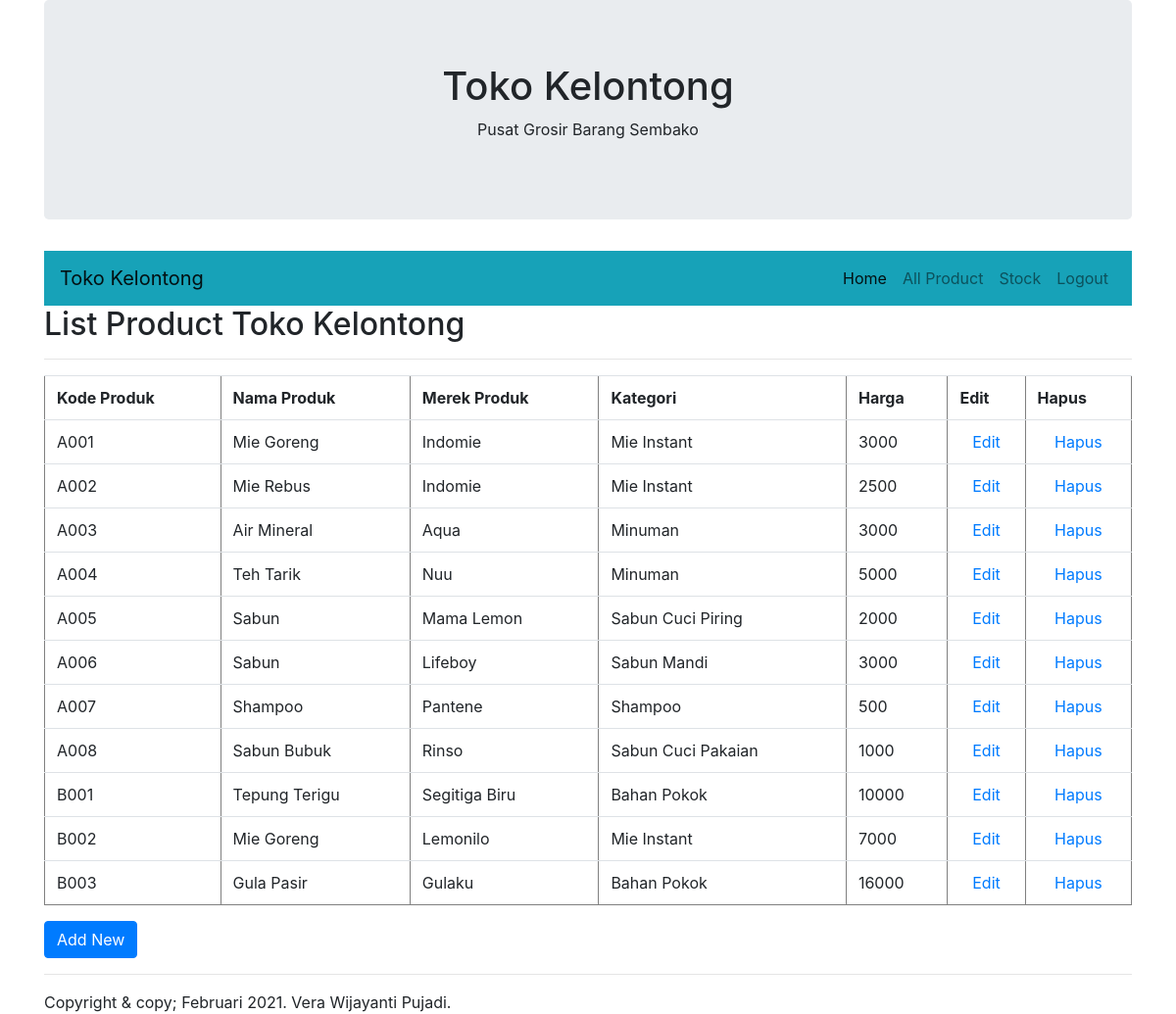
The app's page /index.php/produk with its own data.
### tables this page shows
CREATE TABLE `produk` (
  `kode_produk` varchar(4) NOT NULL,
  `nama_produk` varchar(50) NOT NULL,
  `merek_produk` varchar(30) NOT NULL,
  `kategori` varchar(50) NOT NULL,
  `harga` int(11) NOT NULL
);

### application/controllers/Produk.php (called while the page is built, shortened)
<?php
class Produk extends CI_Controller{
	public function __construct(){
		$this->load->model('Produk_model');
		$this->load->library('form_validation');
		$this->load->helper('form');
		$this->load->helper('url');
		$this->load->database();
	}
	public function index(){
		$this->read();
	}
	public function read(){
		$this->load->model('Produk_model');
		$model = $this->Produk_model;
		$rows = $model->read();
		$this->load->view('headerview');
		$this->load->view('contentview', ['rows'=>$rows]);
		$this->load->view('footerview');
	}
}

### index.php (called while the page is built, shortened)
<?php
require_once BASEPATH.'core/CodeIgniter.php';

### application/models/Produk_model.php (called while the page is built, shortened)
<?php
class Produk_model extends CI_Model{
	public function read(){
		$query = $this->db->query("SELECT * FROM produk Order By kode_produk");
		return $query->result();
	}
}

### application/views/contentview.php (the view)
<div class="table-responsive">
<table border="1" class="table">
	<tr>
		<th>Kode Produk</th>
		<th>Nama Produk</th>
		<th>Merek Produk</th>
		<th>Kategori</th>
		<th>Harga</th>
		<th>Edit</th>
		<th>Hapus</th>
	</tr>
	<?php
	foreach ($rows as $row){ ?>
	<tr>
		<td><?php echo $row->kode_produk; ?></td>
		<td><?php echo $row->nama_produk; ?></td>
		<td><?php echo $row->merek_produk; ?></td>
		<td><?php echo $row->kategori; ?></td>
		<td><?php echo $row->harga; ?></td>
		<td align="center">
			<a href="produk/update/<?php echo $row->kode_produk; ?>">Edit</a>
		</td>
		<td align="center">
			<a href="produk/deletes/<?php echo $row->kode_produk; ?>">Hapus</a>
		</td>
	</tr>
	<?php
	}
	?>
</table>
</div>
<form action="http://localhost/app/index.php/produk/create" method="post">
<input type="submit" name="btnInsert" value="Add New" class="btn btn-primary"/>
</form>

### application/views/headerview.php (shortened to what this page needs)
<html>
<head>
<link rel="stylesheet" type="text/css" href="<?php echo base_url() ?>assets/css/bootstrap.min.css">
</head>
<body>
<div class="container">
	<div class="jumbotron">
		<h1 align="center">Toko Kelontong</h1>
		<p align="center">Pusat Grosir Barang Sembako</p>
	</div>
	<nav class="navbar navbar-expand-lg navbar-light bg-info">
	  <a class="navbar-brand" href="http://localhost/app/index.php/home">Toko Kelontong</a>
	  <div class="collapse navbar-collapse justify-content-end" id="navbarNavAltMarkup">
		<ul class="navbar-nav">
		  <li class="nav-item active">
			<a class="nav-link" href="http://localhost/app/index.php/home">Home <span class="sr-only">(current)</span></a>
		  </li>
		  <li class="nav-item">
			<a class="nav-link" href="http://localhost/app/index.php/produk">All Product</a>
		  </li>
		  <li class="nav-item">
			<a class="nav-link" href="http://localhost/app/index.php/stock">Stock</a>
		  </li>
		  <li class="nav-item">
			<a class="nav-link" href="http://localhost/app/index.php/login/logout">Logout</a>
		  </li>
		</ul>
	  </div>
	</nav>
<h2>List Product Toko Kelontong</h2>
<hr/>

### application/views/footerview.php
<hr />
Copyright & copy; Februari 2021. Vera Wijayanti Pujadi.
</div>
</body>
</html>

### records on screen
produk: kode_produk "A001", nama_produk "Mie Goreng", merek_produk "Indomie", kategori "Mie Instant", harga "3000"
produk: kode_produk "A002", nama_produk "Mie Rebus", merek_produk "Indomie", kategori "Mie Instant", harga "2500"
produk: kode_produk "A003", nama_produk "Air Mineral", merek_produk "Aqua", kategori "Minuman", harga "3000"
produk: kode_produk "A004", nama_produk "Teh Tarik", merek_produk "Nuu", kategori "Minuman", harga "5000"
produk: kode_produk "A005", nama_produk "Sabun", merek_produk "Mama Lemon", kategori "Sabun Cuci Piring", harga "2000"
produk: kode_produk "A006", nama_produk "Sabun", merek_produk "Lifeboy", kategori "Sabun Mandi", harga "3000"
produk: kode_produk "A007", nama_produk "Shampoo", merek_produk "Pantene", kategori "Shampoo", harga "500"
produk: kode_produk "A008", nama_produk "Sabun Bubuk", merek_produk "Rinso", kategori "Sabun Cuci Pakaian", harga "1000"
produk: kode_produk "B001", nama_produk "Tepung Terigu", merek_produk "Segitiga Biru", kategori "Bahan Pokok", harga "10000"
produk: kode_produk "B002", nama_produk "Mie Goreng", merek_produk "Lemonilo", kategori "Mie Instant", harga "7000"
produk: kode_produk "B003", nama_produk "Gula Pasir", merek_produk "Gulaku", kategori "Bahan Pokok", harga "16000"
